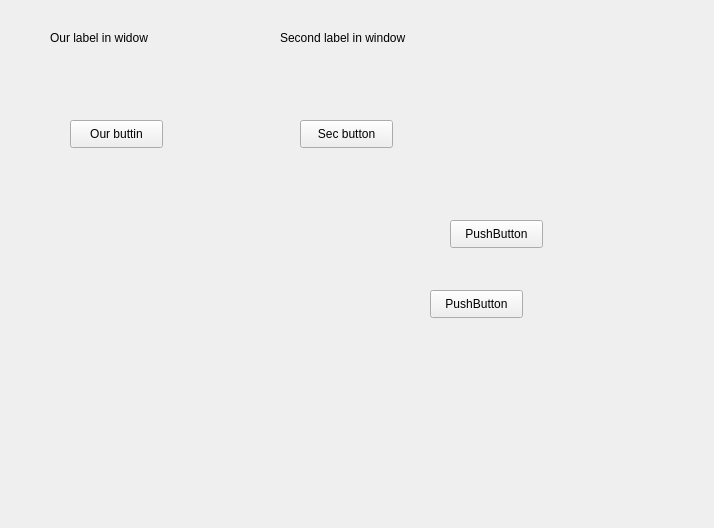
<?xml version="1.0" encoding="UTF-8"?>
<ui version="4.0">
 <class>Form</class>
 <widget class="QWidget" name="Form">
  <property name="geometry">
   <rect>
    <x>0</x>
    <y>0</y>
    <width>714</width>
    <height>528</height>
   </rect>
  </property>
  <property name="windowTitle">
   <string>Form</string>
  </property>
  <widget class="QLabel" name="lb1">
   <property name="geometry">
    <rect>
     <x>50</x>
     <y>30</y>
     <width>151</width>
     <height>16</height>
    </rect>
   </property>
   <property name="text">
    <string>Our label in widow</string>
   </property>
  </widget>
  <widget class="QLabel" name="lb2">
   <property name="geometry">
    <rect>
     <x>280</x>
     <y>30</y>
     <width>161</width>
     <height>16</height>
    </rect>
   </property>
   <property name="text">
    <string>Second label in window</string>
   </property>
  </widget>
  <widget class="QPushButton" name="pb1">
   <property name="geometry">
    <rect>
     <x>70</x>
     <y>120</y>
     <width>93</width>
     <height>28</height>
    </rect>
   </property>
   <property name="text">
    <string>Our buttin</string>
   </property>
  </widget>
  <widget class="QPushButton" name="pb2">
   <property name="geometry">
    <rect>
     <x>300</x>
     <y>120</y>
     <width>93</width>
     <height>28</height>
    </rect>
   </property>
   <property name="text">
    <string>Sec button</string>
   </property>
  </widget>
  <widget class="QPushButton" name="pushButton">
   <property name="geometry">
    <rect>
     <x>450</x>
     <y>220</y>
     <width>93</width>
     <height>28</height>
    </rect>
   </property>
   <property name="text">
    <string>PushButton</string>
   </property>
  </widget>
  <widget class="QPushButton" name="pushButton_2">
   <property name="geometry">
    <rect>
     <x>430</x>
     <y>290</y>
     <width>93</width>
     <height>28</height>
    </rect>
   </property>
   <property name="text">
    <string>PushButton</string>
   </property>
  </widget>
 </widget>
 <resources/>
 <connections/>
</ui>
